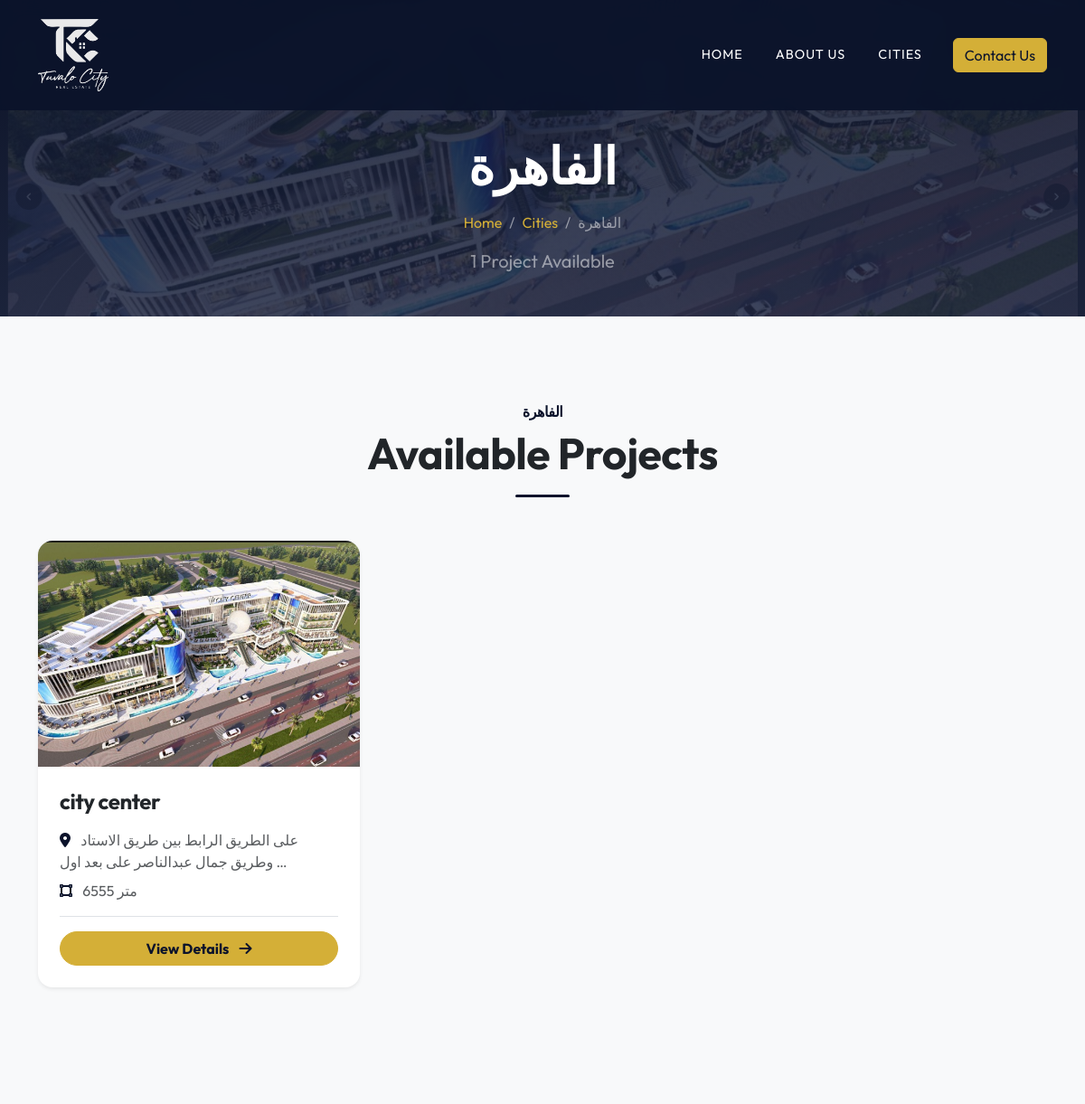
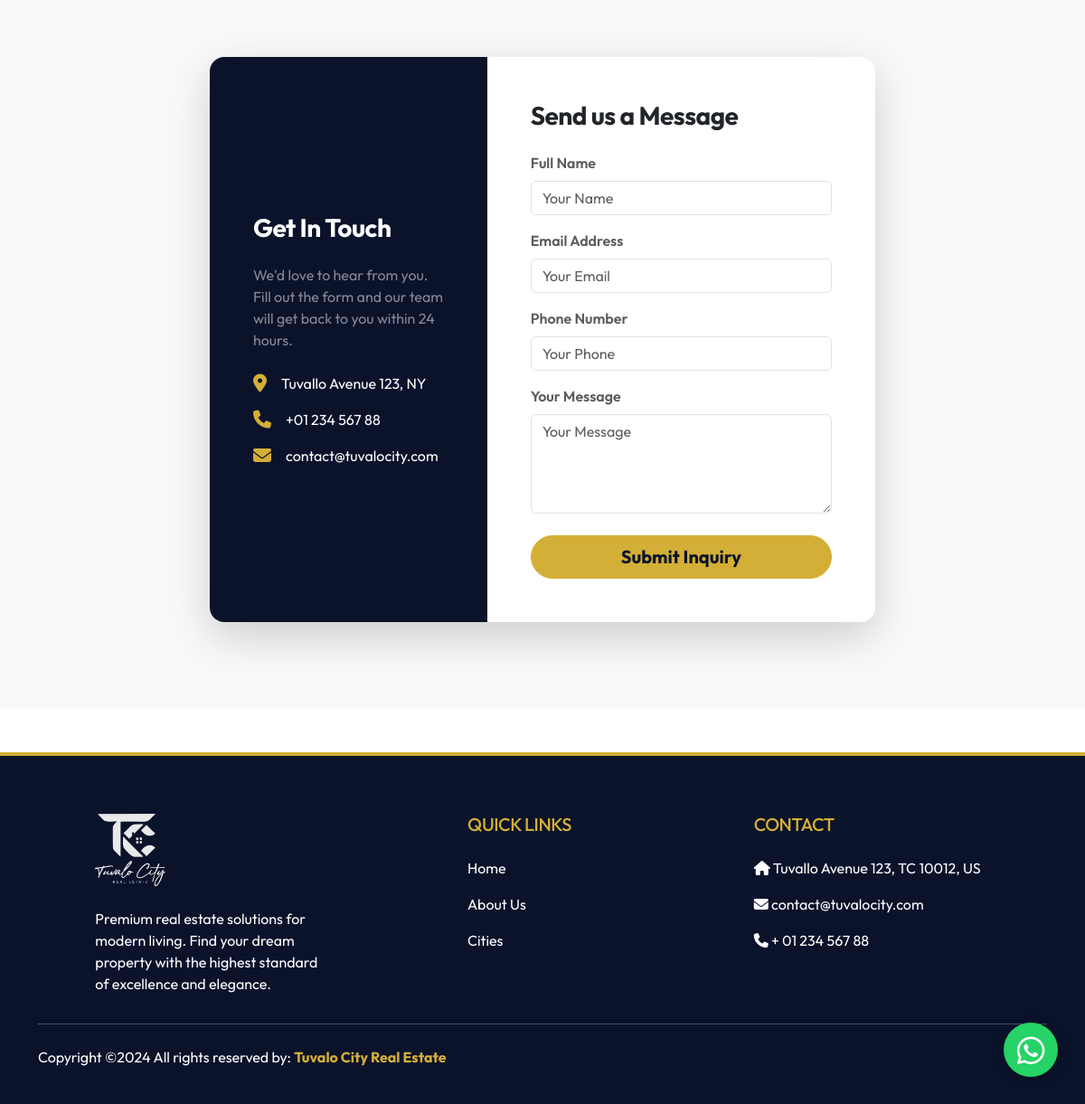
Page /cities/2/ on the committed database (2 pictures, top to bottom).
### core/models.py (models this page shows, shortened)
class City(models.Model):
    name = models.CharField(max_length=255)
    image = models.ImageField(upload_to="cities/")
    class Meta:
        verbose_name_plural = "Cities"
        ordering = ["name"]

class Project(models.Model):
    city = models.ForeignKey(City, on_delete=models.CASCADE, related_name="projects")
    name = models.CharField(max_length=255)
    image = models.ImageField(upload_to="projects/")
    masterplan_image = models.ImageField(
        upload_to="projects/masterplans/", blank=True, null=True
    )
    location = models.TextField(help_text="Location description")
    area = models.CharField(max_length=255, help_text="Total area/space of the project")
    building_ratio = models.CharField(
        max_length=100, blank=True, null=True, help_text="e.g. 50%, 35%"
    )
    composition = models.CharField(
        max_length=255,
        blank=True,
        null=True,
        help_text="e.g. residential/hotel, commercial/admin/residential",
    )
    floors = models.CharField(
        max_length=255,
        blank=True,
        null=True,
        help_text="e.g. Basement + ground + 3 floors",
    )
    unit_sizes = models.CharField(
        max_length=255, blank=True, null=True, help_text="e.g. (45 : 127) m²"
    )
    payment_plan = models.TextField(
        blank=True, null=True, help_text="Payment plan details"
    )
    created_at = models.DateTimeField(auto_now_add=True)
    class Meta:
        ordering = ["-created_at"]

### core/views.py (the view)
# urls.py: path("cities/<int:city_id>/", views.city_detail, name="city_detail"),
def city_detail(request, city_id):
    city = get_object_or_404(City, pk=city_id)
    projects = city.projects.all()
    if request.method == "POST":
        form = LeadForm(request.POST)
        if form.is_valid():
            form.save()
            messages.success(
                request, "Thank you! Your message has been sent successfully."
            )
            return redirect("core:city_detail", city_id=city.id)
        else:
            messages.error(request, "Please correct the errors below.")
    else:
        form = LeadForm()
    return render(
        request,
        "core/city_detail.html",
        {
            "city": city,
            "projects": projects,
            "form": form,
        },
    )

### core/forms.py
class LeadForm(forms.ModelForm):
    class Meta:
        model = Lead
        fields = ['name', 'email', 'phone', 'message']
        widgets = {
            'name': forms.TextInput(attrs={'class': 'form-control', 'placeholder': 'Your Name'}),
            'email': forms.EmailInput(attrs={'class': 'form-control', 'placeholder': 'Your Email'}),
            'phone': forms.TextInput(attrs={'class': 'form-control', 'placeholder': 'Your Phone'}),
            'message': forms.Textarea(attrs={'class': 'form-control', 'rows': 4, 'placeholder': 'Your Message'}),
        }

### core/context_processors.py (called while the page is built)
def site_settings(request):
    try:
        settings = SiteSettings.load()
    except Exception:
        settings = None
    return {"site_settings": settings}

### core/models.py (called while the page is built)
    @classmethod
    def load(cls):
        obj, _ = cls.objects.get_or_create(pk=1)
        return obj

### core/templates/core/city_detail.html
{% extends 'core/base.html' %}
{% load static %}
{% block content %}
<section class="page-header d-flex align-items-center" style="background: linear-gradient(rgba(11, 19, 43, 0.85), rgba(28, 37, 65, 0.85)), url('{{ city.image.url }}') center/cover;">
    <div class="container text-center">
        <h1 class="display-4 fw-bold text-white mb-3">{{ city.name }}</h1>
        <nav aria-label="breadcrumb">
            <ol class="breadcrumb justify-content-center mb-0">
                <li class="breadcrumb-item"><a href="{% url 'core:landing_page' %}" class="text-warning text-decoration-none">Home</a></li>
                <li class="breadcrumb-item"><a href="{% url 'core:all_cities' %}" class="text-warning text-decoration-none">Cities</a></li>
                <li class="breadcrumb-item active text-white-50" aria-current="page">{{ city.name }}</li>
            </ol>
        </nav>
        <p class="text-white-50 mt-3 fs-5">{{ projects.count }} Project{{ projects.count|pluralize }} Available</p>
    </div>
</section>
<section class="py-5 bg-light">
    <div class="container py-5">
        <div class="text-center mb-5">
            <h6 class="text-uppercase text-primary fw-bold mb-2">{{ city.name }}</h6>
            <h2 class="display-5 fw-bold">Available Projects</h2>
            <div class="divider mx-auto bg-primary mt-3 mb-4 rounded" style="height: 3px; width: 60px;"></div>
        </div>
        <div class="row g-4">
            {% for project in projects %}
            <div class="col-md-6 col-lg-4">
                <div class="card h-100 border-0 shadow-sm project-card rounded-4 overflow-hidden">
                    <div class="position-relative overflow-hidden project-img-wrapper">
                        <img src="{{ project.image.url }}" class="card-img-top project-img" alt="{{ project.name }}">
                    </div>
                    <div class="card-body p-4">
                        <h4 class="card-title fw-bold mb-3">{{ project.name }}</h4>
                        <div class="mb-3">
                            <p class="card-text text-muted mb-2">
                                <i class="fas fa-map-marker-alt text-primary me-2"></i>
                                {{ project.location|truncatewords:12 }}
                            </p>
                            <p class="card-text text-muted mb-2">
                                <i class="fas fa-vector-square text-primary me-2"></i>
                                {{ project.area }}
                            </p>
                        </div>
                        <div class="pt-3 border-top">
                            <a href="{% url 'core:project_detail' project.id %}" class="btn btn-primary w-100 rounded-pill fw-bold custom-btn">
                                View Details <i class="fas fa-arrow-right ms-2"></i>
                            </a>
                        </div>
                    </div>
                </div>
            </div>
            {% empty %}
            <div class="col-12 text-center">
                <p class="text-muted fs-5">No projects available in this city yet. Check back soon!</p>
            </div>
            {% endfor %}
        </div>
    </div>
</section>
{% include 'core/_contact_form.html' %}
{% endblock %}

### core/static/core/css/style.css (style rules this page uses)
:root { --primary-color: #0b132b; --secondary-color: #1c2541; --accent-color: #d4af37; --light-bg: #f8f9fa; --text-dark: #212529; --text-light: #ffffff; }
body { font-family: 'Outfit', sans-serif; color: var(--text-dark); scroll-behavior: smooth; }
h1, h2, h3, h4, h5, h6 { font-family: 'Outfit', sans-serif; letter-spacing: -0.5px; }
.text-primary { color: var(--primary-color) !important; }
.bg-primary { background-color: var(--primary-color) !important; }
.text-warning { color: var(--accent-color) !important; }
.custom-btn { background-color: var(--accent-color); border-color: var(--accent-color); color: var(--primary-color); transition: all 0.3s ease; }
.page-header { background: linear-gradient(rgba(11, 19, 43, 0.9), rgba(28, 37, 65, 0.9)); min-height: 350px; padding-top: 120px; }
.project-card { transition: all 0.4s ease; }
.project-img-wrapper { height: 250px; overflow: hidden; }
.project-img { height: 100%; width: 100%; object-fit: cover; transition: transform 0.6s ease; }
.breadcrumb-item + .breadcrumb-item::before { color: rgba(255, 255, 255, 0.5); }

### rows in the picture
City: image (picture), name "الفاهرة", count "1"
Project: image (picture), name "city center", location "على الطريق الرابط بين طريق الاستاد وطريق جمال عبدالناصر على بعد اول …", area "6555 متر"
